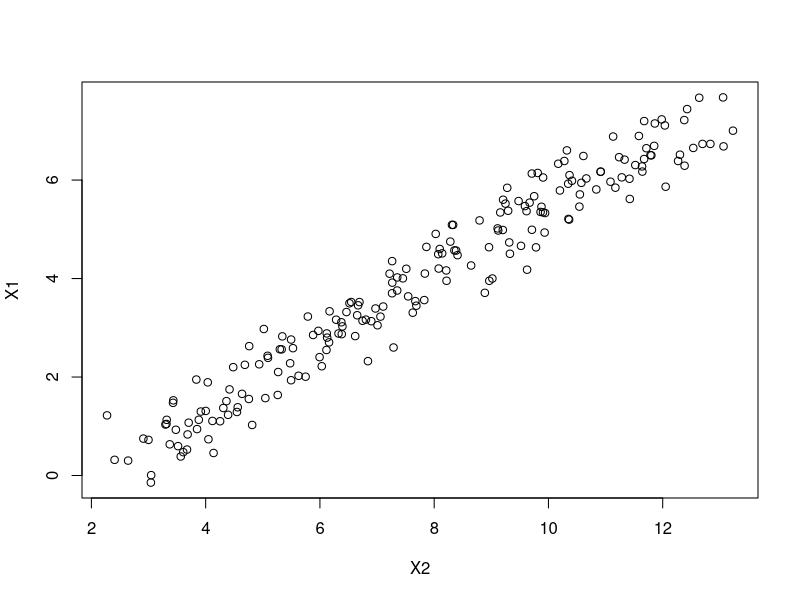
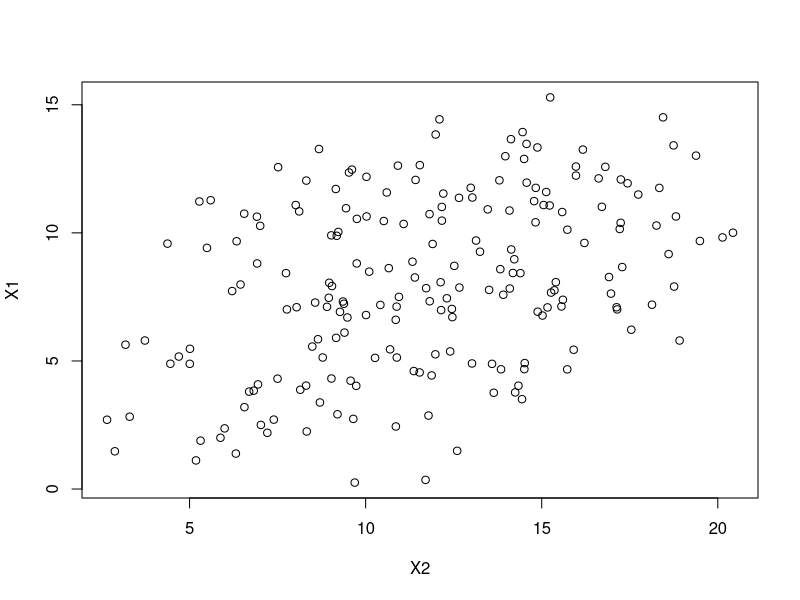

The R source for these figures, in order:
data("airquality")
head(airquality, 15)

library(dplyr)

#get rid of the N/A rows
airquality = airquality %>%
  subset(is.na(Solar.R)==FALSE & is.na(Ozone)==FALSE)


#-----------------------------------
###EXERCISE 1
##original highly correlated model
Y = seq(from=0, to=20, by=0.1)
X1 = (Y-2)/3 + runif(length(Y), min=0.5, max=2)
X2 = (Y+3)/2 + runif(length(Y), min=0.5, max=2)
df = as.data.frame(cbind(Y, X1, X2))
summary(lm(Y~X1, data=df))
summary(lm(Y~X2, data=df))
summary(lm(Y~X1+X2, data=df))

plot(X1~X2)
cor(X1, X2)

##new manipulated model with increased noise
Y = seq(from=0, to=20, by=0.1)
X1 = (Y-2)/3 + runif(length(Y), min=0.5, max=10)
X2 = (Y+3)/2 + runif(length(Y), min=0.5, max=10)
df = as.data.frame(cbind(Y, X1, X2))
summary(lm(Y~X1, data=df))
summary(lm(Y~X2, data=df))
summary(lm(Y~X1+X2, data=df))

plot(X1~X2)
cor(X1, X2)
#increasing the random noise means that the data is less consistent and therefore less correlated
#the coefficient estimates are more different from the true values with more noise than they are with less noise

###EXERCISE 2
##F-test 
mod1 = lm(Temp~Wind, data=airquality)
summary(mod1)
#only wind as x

mod2 = lm(Temp~Wind+Solar.R, data=airquality)
summary(mod2)
#wind and solar radiation as x varible

#compare two models
anova(mod1, mod2)

##compare third model to first two
mod3 = lm(Temp~Wind+Solar.R+Ozone, data=airquality)
summary(mod3)

anova(mod1, mod2, mod3)
#mod3 does explain more variance because the F is increased and the RSS is decreased.
#the p value is low which shows that mod3 is significantly different from mod2
#the coefficients change when you add ozone and are no longer significant or have a significant effect, but the signs and magnitude are relatively similar so they seem reasonable.

##bonus question: calculating RSS of mod1 and mod2 manually
mod1 = lm(Temp~Wind, data=airquality)
summary(mod1)
mod2 = lm(Temp~Wind+Solar.R, data=airquality)
summary(mod2)

RSS1=sum(residuals(mod1)^2)
RSS1
RSS2=sum(residuals(mod2)^2)
RSS2

F=((RSS1-RSS2)/(3-2))/(RSS2/(length(airquality$Temp)-3))
F
pvalue = 1-pf(F,1,(length(airquality$Temp)-3))
pvalue


###EXERCISE 3
#compare AIC of 3 models (basically same as exercise 2 but with AIC)
AIC(mod1)
#AIC=788.9671
AIC(mod2)
#AIC=782.6779
AIC(mod3)
#AIC=747.5795
##We have the same conclusion as we had in exercise 2 that mod3 performs best
##This is because the AIC is smallest
